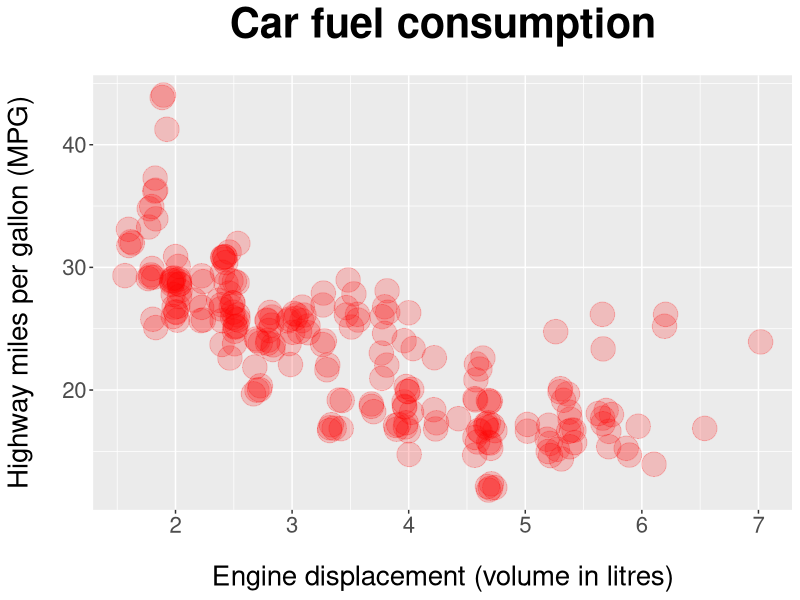

Source code (R): (Note: this script raises an error after producing the figure.)
# Assignment - ggplot2 basics

rm(list = ls())
graphics.off()

library(ggplot2)
library(dplyr)




# Exercise 1

df <- ggplot2::mpg

ggplot(data = df, mapping = aes(x = displ, y = hwy)) +
  geom_point(size = 8, alpha = 1/5, color = "red", position = "jitter") +
  xlab("Engine displacement (volume in litres)") +
  ylab("Highway miles per gallon (MPG)") +
  ggtitle("Car fuel consumption") +
  theme(axis.text = element_text(size = 16),
        axis.title = element_text(size = 20),
        axis.title.y = element_text(margin = margin(t = 0, r = 20, b = 0, l = 0)),
        axis.title.x = element_text(margin = margin(t = 20, r = 0, b = 0, l = 0)),
        plot.title = element_text(size = 30, face = "bold", hjust = 0.5,
                                  margin = margin(t = 0, r = 0, b = 20, l = 0)))

ggsave(filename = "./figure/01_assignment_fig1.png", plot = last_plot(), 
       units = "cm", width = 29.7, height = 21, dpi = 600)

# Exercise 2

# create new variable transmission from variable trans
df <- df %>% mutate(transmission = substr(trans, 1, 1)) %>% 
  mutate(transmission = case_when(transmission == "a" ~ "automatic trans.",
                                  transmission == "m" ~ "manual trans.")) 

ggplot(data = df, mapping = aes(x = displ, y = hwy, color = transmission)) +
  geom_point(size = 8, alpha = 1/3, position = "jitter") +
  xlab("Engine displacement (volume in litres)") +
  ylab("Highway miles per gallon (MPG)") +
  ggtitle("Car fuel consumption") +
  theme(axis.text = element_text(size = 16),
        axis.title = element_text(size = 20),
        axis.title.y = element_text(margin = margin(t = 0, r = 20, b = 0, l = 0)),
        axis.title.x = element_text(margin = margin(t = 20, r = 0, b = 0, l = 0)),
        plot.title = element_text(size = 30, face = "bold", hjust = 0.5,
                                  margin = margin(t = 0, r = 0, b = 20, l = 0)))

ggsave(filename = "./figure/01_assignment_fig2.png", plot = last_plot(), 
       units = "cm", width = 29.7, height = 21, dpi = 600)



# Exercise 3

ggplot(data = df, aes(x = cyl, y = hwy)) +
  geom_point(size = 7, color = "red", alpha = 1/3, position = "jitter") +
  xlab("Number of cylinders") +
  ylab("Highway miles per gallon (MPG)") +
  ggtitle("Car fuel consumption") +
  theme_bw() +
  theme(axis.text = element_text(size = 16),
        axis.title = element_text(size = 20),
        axis.title.y = element_text(margin = margin(t = 0, r = 20, b = 0, l = 0)),
        axis.title.x = element_text(margin = margin(t = 20, r = 0, b = 0, l = 0)),
        plot.title = element_text(size = 30, face = "bold", hjust = 0.5,
                                  margin = margin(t = 0, r = 0, b = 20, l = 0))) 

ggsave(filename = "./figure/01_assignment_fig3.png", plot = last_plot(), 
       units = "cm", width = 29.7, height = 21, dpi = 600)




# Exercise 4

ggplot(data = df, aes(x = class, y = hwy)) +
  geom_point(size = 8, color = "red", alpha = 1/5, position = "nudge") +
  scale_y_continuous(breaks = seq(0,50,5)) +
  xlab("Car type") +
  ylab("Highway miles per gallon (MPG)") +
  ggtitle("Car fuel consumption") +
  theme_minimal() +
  theme(axis.text = element_text(size = 16),
        axis.title = element_text(size = 20),
        axis.title.y = element_text(margin = margin(t = 0, r = 20, b = 0, l = 0)),
        axis.title.x = element_text(margin = margin(t = 20, r = 0, b = 0, l = 0)),
        plot.title = element_text(size = 30, face = "bold", hjust = 0.5,
                                  margin = margin(t = 0, r = 0, b = 20, l = 0))) 

ggsave(filename = "./figure/01_assignment_fig4.png", plot = last_plot(), 
       units = "cm", width = 29.7, height = 21, dpi = 600)
